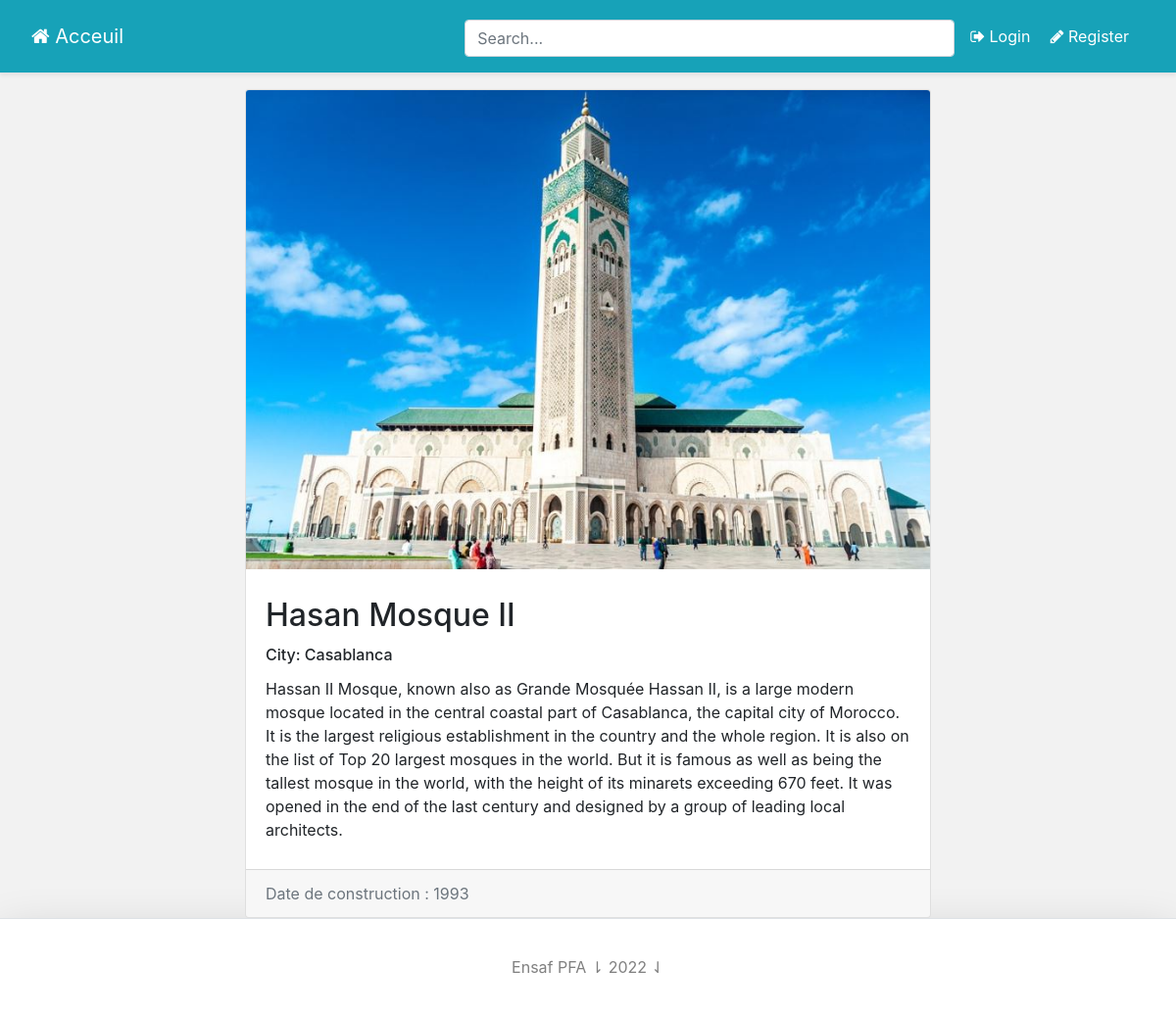
The page /monument/hasan-mosque-ii/ on the database its author committed.
### monument/models.py (models this page shows, shortened)
class Monument(models.Model):
	title 					= models.CharField(max_length=50, null=False, blank=False)
	description 			= models.TextField(max_length=10000, null=False, blank=False)
	image		 			= models.ImageField(upload_to=upload_location, null=True, blank=True)
	year					= models.CharField(max_length=50, null=False, blank=True)
	latitude				= models.FloatField(null=False, blank=True, default=0)
	longitude				= models.FloatField(null=False, blank=True, default=0)
	city					= models.CharField(max_length=50, null=True, blank=True, default="Casablanca")
	slug 					= models.SlugField(blank=True, unique=True)
	saved = models.ManyToManyField(Account, default=None, blank=True)
	@property
	def imageURL(self):
		try:
			url = self.image.url
		except:
			url = ''
		return url

### monument/views.py (the view)
# urls.py: path('<slug>/',detail_monument_view, name="detail"),
def detail_monument_view(request, slug):
	context={}
	user = request.user
	isSaved = False
	monument = get_object_or_404(Monument, slug=slug)
	if monument.saved.filter(id= request.user.id).exists():
		isSaved = True
	latitude = monument.latitude
	longitude = monument.longitude
	pointA = (latitude,longitude)
	tooltip = monument.title
	m = folium.Map(width=600,height=400,location=pointA, zoom_start=14)
	folium.Marker([latitude,longitude],tooltip=tooltip,icon=folium.Icon(color='red',icon='cloud')).add_to(m)
	m = m._repr_html_()
	context['monument'] = monument
	context['user'] = user
	context['map'] = m
	context['isSaved'] = isSaved
	return render(request,"monument/detail_monument.html",context)

### monument/templates/monument/detail_monument.html (shortened to what this page needs)
{% extends 'base.html' %}
{% load static %}
{% block content%}
<div class="container">
	<div class="row">
		<div class="card m-auto">
			<img class="card-img-top" src="{{monument.imageURL}}" style="width:100%; height: 100%;">
			<div class="card-body mt-2 mb-2">
			  <h2 class="card-title">{{monument.title}}</h2>
			  <h6 class="card-title"> City:  {{monument.city}}</h6>
			  <p class="card-text">{{monument.description|safe}}</p>
			</div>
			<div class="card-footer text-muted">
			  Date de construction : {{monument.year}}
			</div>
		</div>
	</div>
</div>
{% endblock content %}

### templates/snippets/header.html (style rules this page uses)
@media (min-width: 768px) { html { font-size: 16px; } }
.container { max-width: 960px; }

### templates/base.html (style rules this page uses)
body { background-color: #f2f2f2; }

### monument/templates/monument/detail_monument.html (style rules this page uses)
.card { max-width: 700px; }
.card-body { padding: 20px; }

### rows shown on the page
Monument: imageURL (picture), title "Hasan Mosque II", city "Casablanca", description "Hassan II Mosque, known also as Grande Mosquée Hassan II, is a large modern mosque located in the central coastal part of Casablanca, the capital city of Morocco. It is the largest religious establishment in the country and the whole region. It is also on the list of Top 20 largest mosques in the world. But it is famous as well as being the tallest mosque in the world, with the height of its minarets exceeding 670 feet. It was opened in the end of the last century and designed by a group of leading local architects.", year "1993"
